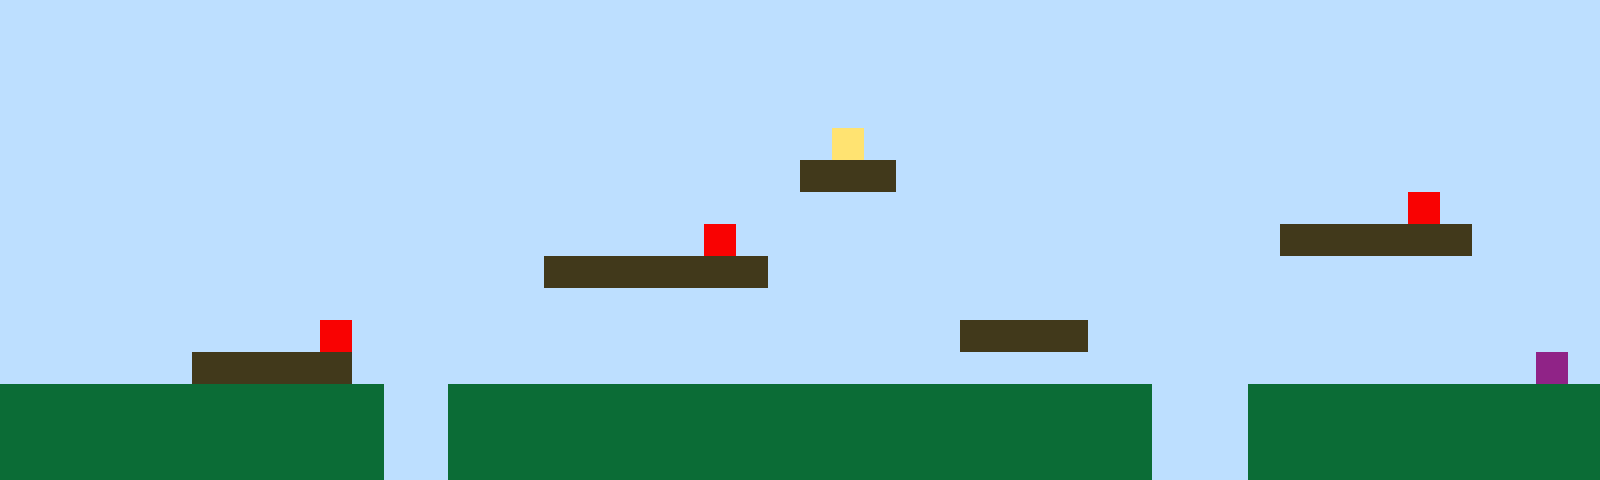

A level layout from a 2D game, rendered from its tile map. Below: a short description, then the map file with its tile-grid data intact:
An orthogonal 50x15 tile map with 32x32 px tiles, 1 tile layer (Tile Layer 1).

<map version="1.10" tiledversion="1.11.2" orientation="orthogonal" renderorder="right-up" width="50" height="15" tilewidth="32" tileheight="32" infinite="0" nextlayerid="2" nextobjectid="1"><editorsettings><export target="map1.csv" format="csv" /></editorsettings><tileset firstgid="1" name="sprites" tilewidth="32" tileheight="32" tilecount="6" columns="3"><image source="sprites.png" width="96" height="64" /></tileset><layer id="1" name="Tile Layer 1" width="50" height="15"><data encoding="csv">1,1,1,1,1,1,1,1,1,1,1,1,1,1,1,1,1,1,1,1,1,1,1,1,1,1,1,1,1,1,1,1,1,1,1,1,1,1,1,1,1,1,1,1,1,1,1,1,1,1,1,1,1,1,1,1,1,1,1,1,1,1,1,1,1,1,1,1,1,1,1,1,1,1,1,1,1,1,1,1,1,1,1,1,1,1,1,1,1,1,1,1,1,1,1,1,1,1,1,1,1,1,1,1,1,1,1,1,1,1,1,1,1,1,1,1,1,1,1,1,1,1,1,1,1,1,1,1,1,1,1,1,1,1,1,1,1,1,1,1,1,1,1,1,1,1,1,1,1,1,1,1,1,1,1,1,1,1,1,1,1,1,1,1,1,1,1,1,1,1,1,1,1,1,1,1,1,1,1,1,1,1,1,1,1,1,1,1,1,1,1,1,1,1,1,1,1,1,1,1,1,1,1,1,1,1,1,1,1,1,1,1,1,1,1,1,1,1,1,1,1,1,1,1,1,1,4,1,1,1,1,1,1,1,1,1,1,1,1,1,1,1,1,1,1,1,1,1,1,1,1,1,1,1,1,1,1,1,1,1,1,1,1,1,1,1,1,1,1,1,1,1,1,1,1,3,3,3,1,1,1,1,1,1,1,1,1,1,1,1,1,1,1,1,1,1,1,1,1,1,1,1,1,1,1,1,1,1,1,1,1,1,1,1,1,1,1,1,1,1,1,1,1,1,1,1,1,1,1,1,1,1,1,1,1,1,1,1,1,1,1,1,1,1,5,1,1,1,1,1,1,1,1,1,1,1,1,1,1,1,1,1,1,1,1,1,1,1,1,1,1,1,5,1,1,1,1,1,1,1,1,1,1,1,1,1,1,1,1,1,3,3,3,3,3,3,1,1,1,1,1,1,1,1,1,1,1,1,1,1,1,1,1,1,1,1,1,3,3,3,3,3,3,3,1,1,1,1,1,1,1,1,1,1,1,1,1,1,1,1,1,1,1,1,1,1,1,1,1,1,1,1,1,1,1,1,1,1,1,1,1,1,1,1,1,1,1,1,1,1,1,1,1,1,1,1,1,1,1,1,1,1,1,1,1,1,1,1,1,1,1,1,1,1,1,1,1,1,1,1,1,1,1,1,1,1,1,1,1,1,5,1,1,1,1,1,1,1,1,1,1,1,1,1,1,1,1,1,1,1,3,3,3,3,1,1,1,1,1,1,1,1,1,1,1,1,1,1,1,1,1,1,1,1,1,1,3,3,3,3,3,1,1,1,1,1,1,1,1,1,1,1,1,1,1,1,1,1,1,1,1,1,1,1,1,1,1,1,1,1,1,1,1,1,1,1,1,1,6,1,2,2,2,2,2,2,2,2,2,2,2,2,1,1,2,2,2,2,2,2,2,2,2,2,2,2,2,2,2,2,2,2,2,2,2,2,1,1,1,2,2,2,2,2,2,2,2,2,2,2,2,2,2,2,2,2,2,2,2,2,2,2,1,1,2,2,2,2,2,2,2,2,2,2,2,2,2,2,2,2,2,2,2,2,2,2,1,1,1,2,2,2,2,2,2,2,2,2,2,2,2,2,2,2,2,2,2,2,2,2,2,2,1,1,2,2,2,2,2,2,2,2,2,2,2,2,2,2,2,2,2,2,2,2,2,2,1,1,1,2,2,2,2,2,2,2,2,2,2,2</data></layer></map>
